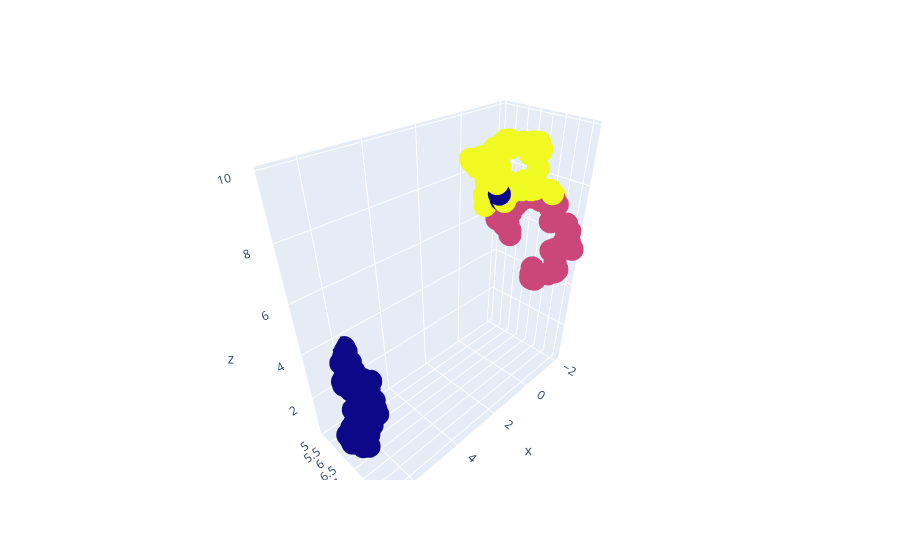

The notebook cell this image was saved under:
### Code cell
import plotly.graph_objects as go

# Create trace, sizing bubbles by planet diameter
fig = go.Figure(data=go.Scatter3d(
    x = mouse_embedding[:, 0],
    y = mouse_embedding[:, 1],
    z = mouse_embedding[:, 2],
    mode = 'markers',
    marker = dict(
        color = final_clusters
        
        )
))
fig.show()

### Figure 1 — Plotly figure (JSON) as saved in the notebook; plotly's stock layout.template omitted (floating-point values rounded to 4 significant figures; data arrays with more than 128 entries replaced by an {"elided": "..."} marker saying what was removed)
{"data": [{"marker": {"color": {"elided": "218 int values"}}, "mode": "markers", "type": "scatter3d", "x": {"elided": "218 float values"}, "y": {"elided": "218 float values"}, "z": {"elided": "218 float values"}}], "layout": {}}
